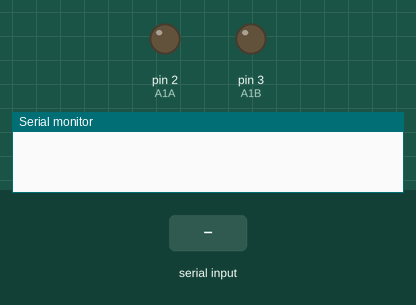
Simulated run of this sketch. Board: Arduino Uno, built for the host (arithmetic inside an expression is 32-bit, double 64-bit). Parts: output pins drawn as LEDs (lit = HIGH), the last lines printed to the serial monitor. The test bench sets the inputs (shaded band).

Above: at 1.2 s.
1.3 s: "33\n" received over Serial
4.3 s: "45\n" received over Serial
At 6.7 s:
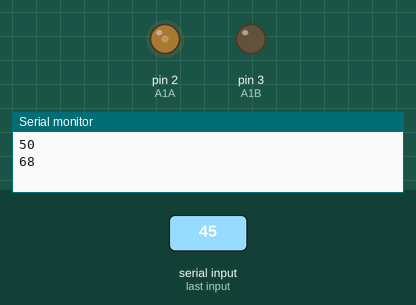
Timing chart, 0 to 16.3 s (numbered marks = the images above; inputs shaded):
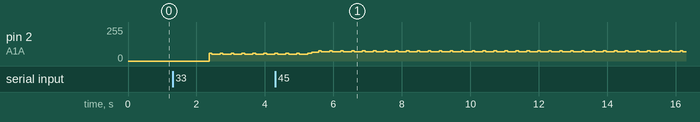

The sketch:

PWMMotor.ino
```cpp
byte counter = 0;
uint8_t value;
const int A1A = 2;//define pin 2 for A1A
const int A1B = 3;//define pin 3 for A1B
const int POTMETERPIN = A0;

void setup() {
  Serial.begin(9600);
  pinMode(A1A,OUTPUT);
  pinMode(A1B,OUTPUT);

  cli();

  TCCR2A = 0;
  TCCR2B = 0;
  TCNT2  = 0;
  OCR2A = 249;
  TCCR2A |= (1 << WGM21);
  TCCR2B |= (1 << CS20);
  TIMSK2 |= (1 << OCIE2A);

  sei();
}
ISR(TIMER2_COMPA_vect){
  counter++;
  if(value == 0){
    digitalWrite(A1A,LOW);
  } else{
  if (counter == 0){
    digitalWrite(A1A,HIGH);
  }
  if(counter > value){
    digitalWrite(A1A,LOW);
    }
  }
}

void loop() {
  if (Serial.available() > 0) {
    String incomingByte = Serial.readString();
    int number = incomingByte.toInt();

    if(number == 33 || number == 45 || number == 78){
    value = map(number, 0, 167, 0, 255);
    Serial.println(value);
    delay(2000);
    } else{
      Serial.println("Dit is een illegale waarde");
    }
  }
}
```

Measured:
- after the input at 1.3 s, pin 2 (A1A): alternates 59/255 for 0.08 s and 49/255 for 0.24 s, starting after 1.1 s
